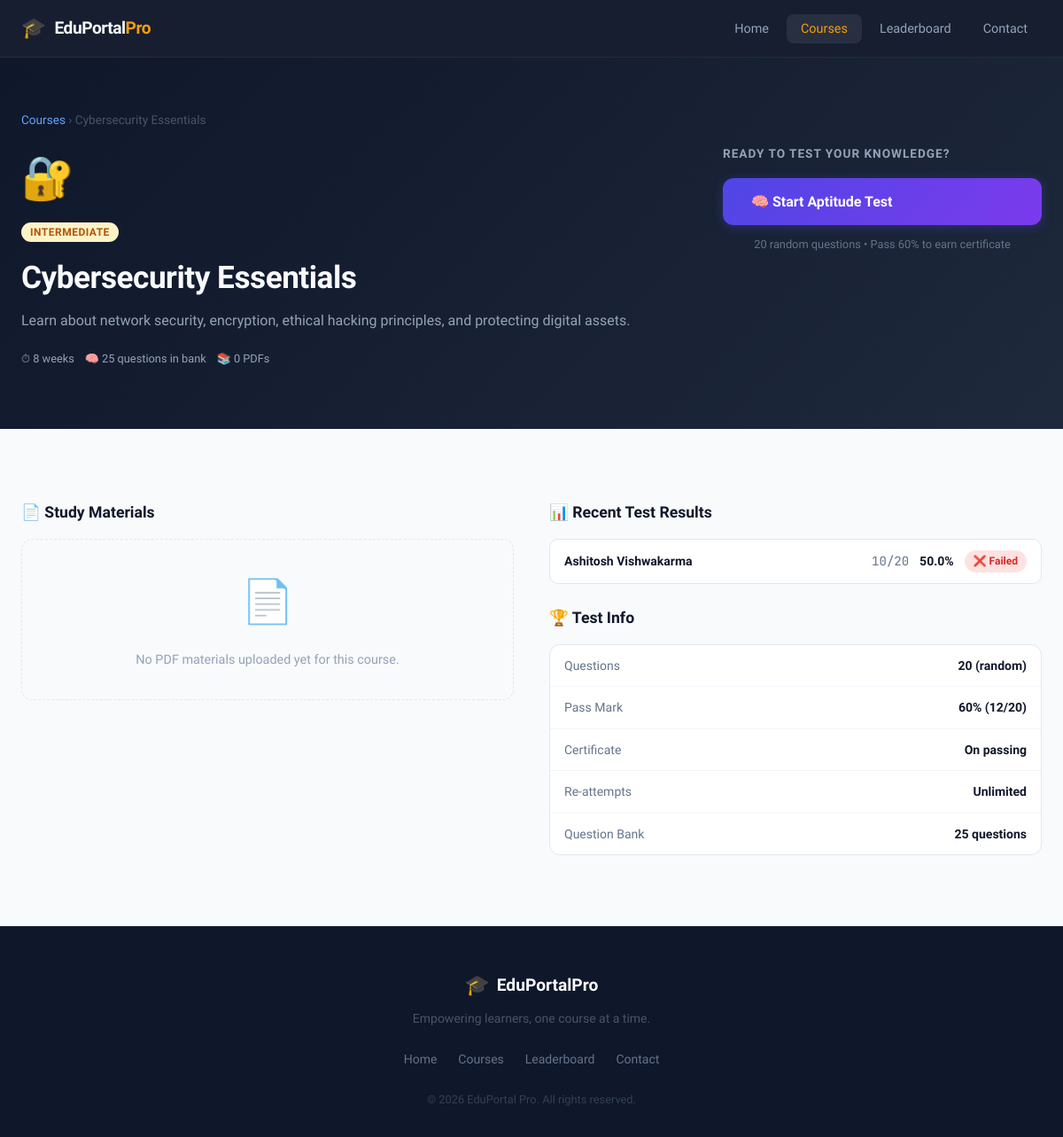
The app's page /courses/4/ with its own data.
### students/models.py (models this page shows, shortened)
class Course(models.Model):
    title = models.CharField(max_length=200)
    description = models.TextField()
    subject = models.CharField(max_length=100)
    duration = models.CharField(max_length=50, default="4 weeks")
    level = models.CharField(max_length=50, choices=[
        ('Beginner', 'Beginner'),
        ('Intermediate', 'Intermediate'),
        ('Advanced', 'Advanced'),
    ], default='Beginner')
    icon = models.CharField(max_length=10, default='📚')
    color = models.CharField(max_length=30, default='#4f46e5')
    created_at = models.DateTimeField(auto_now_add=True)

class TestResult(models.Model):
    student_name = models.CharField(max_length=200)
    student_email = models.CharField(max_length=200, blank=True)
    course = models.ForeignKey(Course, on_delete=models.CASCADE, related_name='results')
    score = models.IntegerField()
    total_questions = models.IntegerField(default=20)
    percentage = models.FloatField()
    answers_json = models.TextField(default='{}')  # stores {question_id: chosen_answer}
    questions_json = models.TextField(default='[]')  # stores list of question ids used
    passed = models.BooleanField(default=False)
    certificate_issued = models.BooleanField(default=False)
    taken_at = models.DateTimeField(auto_now_add=True)

### students/views.py (the view)
# urls.py: path('courses/<int:course_id>/', views.course_detail, name='course_detail'),
def course_detail(request, course_id):
    course = get_object_or_404(Course, id=course_id)
    materials = course.materials.all()
    question_count = course.questions.count()
    results = course.results.order_by('-taken_at')[:5]
    return render(request, 'course_detail.html', {
        'course': course,
        'materials': materials,
        'question_count': question_count,
        'recent_results': results,
    })

### students/templates/course_detail.html (shortened to what this page needs)
{% extends 'base.html' %}
{% block nav_courses %}active{% endblock %}
{% block content %}
<div class="page-hero" style="--course-color: {{ course.color }}">
    <div class="container">
        <div class="breadcrumb">
            <a href="{% url 'courses' %}">Courses</a> <span>›</span> {{ course.title }}
        </div>
        <div class="course-hero-inner">
            <div>
                <div class="course-icon-lg">{{ course.icon }}</div>
                <span class="course-level level-{{ course.level|lower }}">{{ course.level }}</span>
                <h1 class="page-title" style="margin-top:12px">{{ course.title }}</h1>
                <p class="page-subtitle">{{ course.description }}</p>
                <div class="course-meta" style="margin-top:20px">
                    <span>⏱ {{ course.duration }}</span>
                    <span>🧠 {{ question_count }} questions in bank</span>
                    <span>📚 {{ materials|length }} PDF{{ materials|length|pluralize }}</span>
                </div>
            </div>
            <div class="course-action-box">
                <div class="action-box-title">Ready to Test Your Knowledge?</div>
                {% if question_count >= 5 %}
                <a href="{% url 'start_test' course.id %}" class="btn btn-primary btn-lg" style="width:100%;text-align:center">
                    🧠 Start Aptitude Test
                </a>
                <p class="action-box-note">20 random questions • Pass 60% to earn certificate</p>
                {% else %}
                <div class="action-box-warn">
                    ⚠️ Not enough questions yet. Admin needs to add more questions to enable tests.
                </div>
                {% endif %}
            </div>
        </div>
    </div>
</div>
<section class="section-pad">
    <div class="container">
        <div class="two-col">
            <div>
                <h2 class="section-heading">📄 Study Materials</h2>
                {% if materials %}
                <div class="materials-list">
                    {% for mat in materials %}
                    <div class="material-card">
                        <div class="material-icon">📕</div>
                        <div class="material-info">
                            <div class="material-title">{{ mat.title }}</div>
                            {% if mat.description %}
                            <div class="material-desc">{{ mat.description }}</div>
                            {% endif %}
                            <div class="material-date">Added {{ mat.uploaded_at|date:"M d, Y" }}</div>
                        </div>
                        <div class="material-actions">
                            <a href="{% url 'view_pdf' mat.id %}" class="btn btn-outline btn-xs" target="_blank">👁 Read</a>
                            <a href="{% url 'download_pdf' mat.id %}" class="btn btn-primary btn-xs">⬇ Download</a>
                        </div>
                    </div>
                    {% endfor %}
                </div>
                {% else %}
                <div class="empty-state empty-sm">
                    <div class="empty-icon">📄</div>
                    <p>No PDF materials uploaded yet for this course.</p>
                </div>
                {% endif %}
            </div>
            <div>
                <h2 class="section-heading">📊 Recent Test Results</h2>
                {% if recent_results %}
                <div class="results-list">
                    {% for result in recent_results %}
                    <div class="result-row {% if result.passed %}result-pass{% else %}result-fail{% endif %}">
                        <div class="result-name">{{ result.student_name }}</div>
                        <div class="result-score">{{ result.score }}/{{ result.total_questions }}</div>
                        <div class="result-pct">{{ result.percentage|floatformat:1 }}%</div>
                        <div class="result-badge {% if result.passed %}badge-pass{% else %}badge-fail{% endif %}">
                            {% if result.passed %}✅ Passed{% else %}❌ Failed{% endif %}
                        </div>
                    </div>
                    {% endfor %}
                </div>
                {% else %}
                <div class="empty-state empty-sm">
                    <div class="empty-icon">📊</div>
                    <p>No tests taken yet. Be the first!</p>
                </div>
                {% endif %}
                <div style="margin-top:24px">
                    <h2 class="section-heading">🏆 Test Info</h2>
                    <div class="info-box">
                        <div class="info-item"><span>Questions</span><strong>20 (random)</strong></div>
                        <div class="info-item"><span>Pass Mark</span><strong>60% (12/20)</strong></div>
                        <div class="info-item"><span>Certificate</span><strong>On passing</strong></div>
                        <div class="info-item"><span>Re-attempts</span><strong>Unlimited</strong></div>
                        <div class="info-item"><span>Question Bank</span><strong>{{ question_count }} questions</strong></div>
                    </div>
                </div>
            </div>
        </div>
    </div>
</section>
{% endblock %}

### static/css/main.css (style rules this page uses)
*, *::before, *::after { box-sizing: border-box; margin: 0; padding: 0; }
html { scroll-behavior: smooth; }
body { font-family: 'Sora', sans-serif; background: #f8fafc; color: #1e293b; line-height: 1.6; min-height: 100vh; }
a { text-decoration: none; color: inherit; }
:root { --primary: #4f46e5; --primary-dark: #3730a3; --accent: #f59e0b; --surface: #fff; --border: #e2e8f0; --muted: #94a3b8; --text: #0f172a; --radius: 12px; --shadow: 0 4px 24px rgba(0,0,0,0.08); }
.btn { display: inline-flex; align-items: center; gap: 6px; padding: 10px 22px; border-radius: 10px; font-family: inherit; font-size: 0.95rem; font-weight: 600; cursor: pointer; border: none; transition: all 0.2s; text-decoration: none; }
.btn-primary { background: linear-gradient(135deg, #4f46e5, #7c3aed); color: #fff; box-shadow: 0 2px 12px rgba(79,70,229,0.35); }
.btn-lg { padding: 14px 32px; font-size: 1rem; border-radius: 12px; }
.container { max-width: 1200px; margin: 0 auto; padding: 0 24px; }
.section-pad { padding: 80px 0; }
.two-col { display: grid; grid-template-columns: 1fr 1fr; gap: 40px; }
.section-heading { font-size: 1.1rem; font-weight: 700; color: #0f172a; margin-bottom: 16px; }
.course-icon-lg { font-size: 3rem; margin-bottom: 8px; display: block; }
.course-level { font-size: 0.75rem; font-weight: 600; padding: 4px 10px; border-radius: 20px; text-transform: uppercase; letter-spacing: 0.5px; }
.level-intermediate { background: #fef3c7; color: #b45309; }
.course-meta { display: flex; gap: 12px; flex-wrap: wrap; font-size: 0.8rem; color: #94a3b8; margin-bottom: 20px; }
.page-hero { background: linear-gradient(135deg, #0f172a 0%, #1e293b 100%); padding: 60px 0 48px; }
.page-title { font-size: 2.2rem; font-weight: 800; color: #f8fafc; margin-bottom: 8px; letter-spacing: -0.5px; }
.page-subtitle { color: #94a3b8; font-size: 1rem; }
.breadcrumb { color: #475569; font-size: 0.85rem; margin-bottom: 16px; }
.breadcrumb a { color: #60a5fa; }
.course-hero-inner { display: grid; grid-template-columns: 1fr 360px; gap: 40px; align-items: start; }
.action-box-title { color: #94a3b8; font-size: 0.85rem; font-weight: 600; text-transform: uppercase; letter-spacing: 1px; margin-bottom: 16px; }
.action-box-note { color: #64748b; font-size: 0.8rem; text-align: center; margin-top: 12px; }
.results-list { display: flex; flex-direction: column; gap: 8px; }
.result-row { display: grid; grid-template-columns: 1fr auto auto auto; align-items: center; gap: 12px; padding: 12px 16px; border-radius: 10px; border: 1px solid var(--border); background: #fff; font-size: 0.875rem; }
.result-name { font-weight: 600; color: #0f172a; overflow: hidden; text-overflow: ellipsis; white-space: nowrap; }
.result-score { color: #64748b; font-family: 'JetBrains Mono', monospace; }
.result-pct { font-weight: 700; color: #0f172a; }
.result-badge { padding: 3px 10px; border-radius: 20px; font-size: 0.75rem; font-weight: 600; }
.badge-fail { background: #fee2e2; color: #dc2626; }
.info-box { background: #fff; border: 1px solid var(--border); border-radius: 12px; overflow: hidden; }
.info-item { display: flex; justify-content: space-between; align-items: center; padding: 12px 16px; border-bottom: 1px solid #f1f5f9; font-size: 0.875rem; }
.info-item:last-child { border-bottom: none; }
.info-item span { color: #64748b; }
.info-item strong { color: #0f172a; }
.empty-state { text-align: center; padding: 60px 20px; }
.empty-state.empty-sm { padding: 32px 20px; background: #f8fafc; border-radius: 12px; border: 1px dashed var(--border); }
.empty-icon { font-size: 3rem; margin-bottom: 16px; }
.empty-state p { color: #94a3b8; font-size: 0.9rem; }
body { display: flex; flex-direction: column; }

### records on screen
Course: title "Cybersecurity Essentials", icon "🔐", level "INTERMEDIATE", description "Learn about network security, encryption, ethical hacking principles, and protecting digital assets.", duration "8 weeks"
TestResult: student_name "Ashitosh Vishwakarma", score "10", total_questions "20", percentage "50.0", passed "❌ Failed"

### other values on screen
{{ question_count }} "25"
{{ materials|length }} "0"
